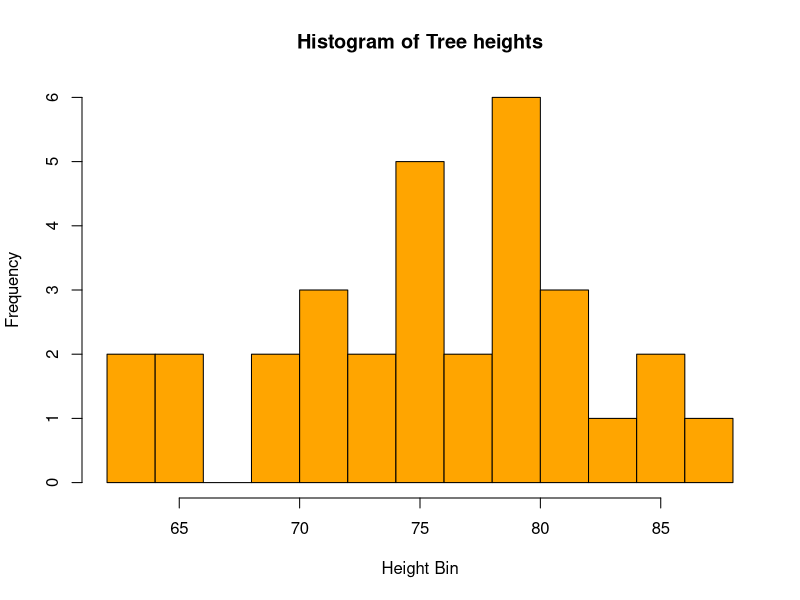
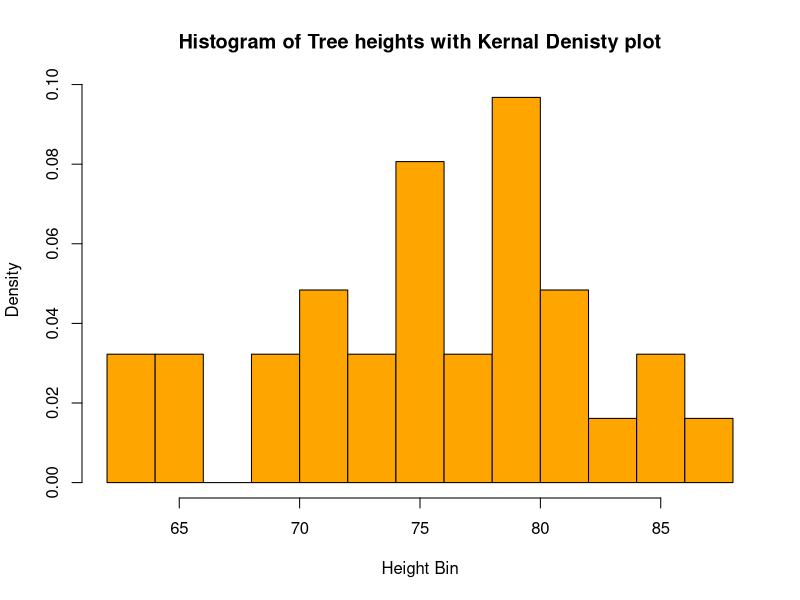
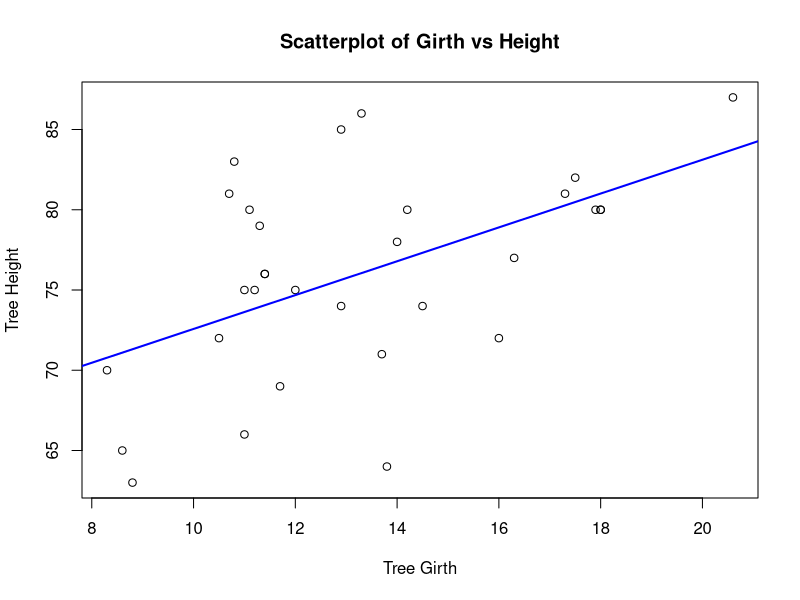
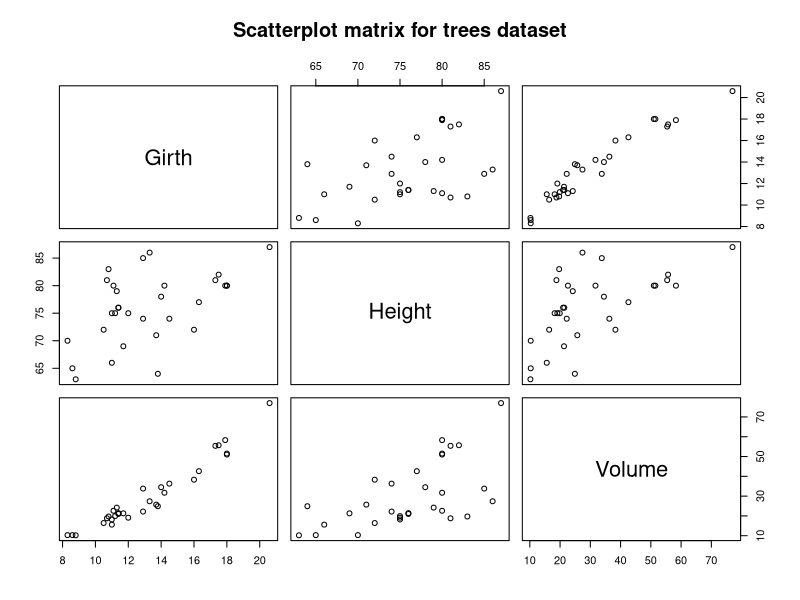
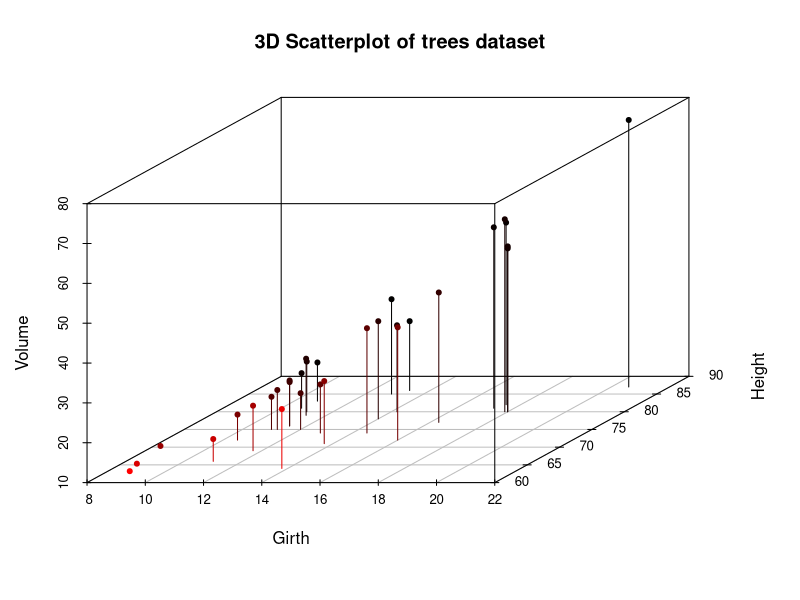
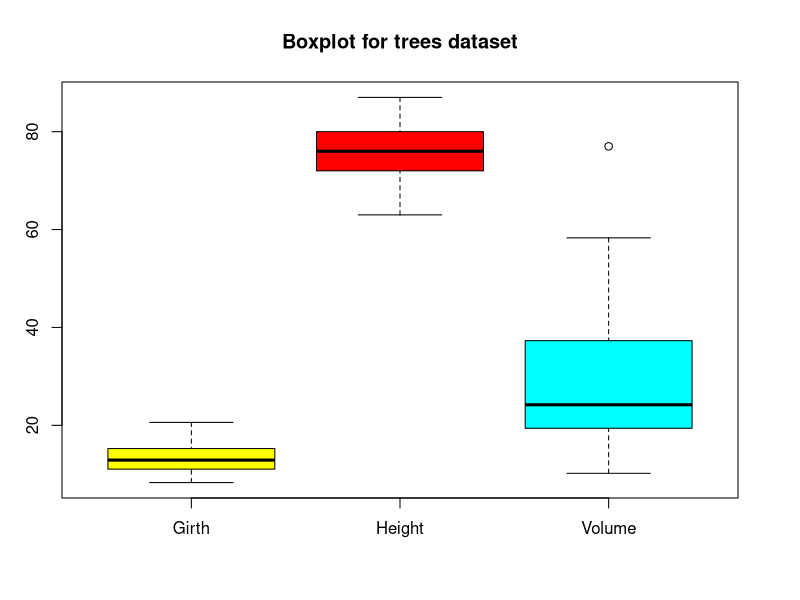
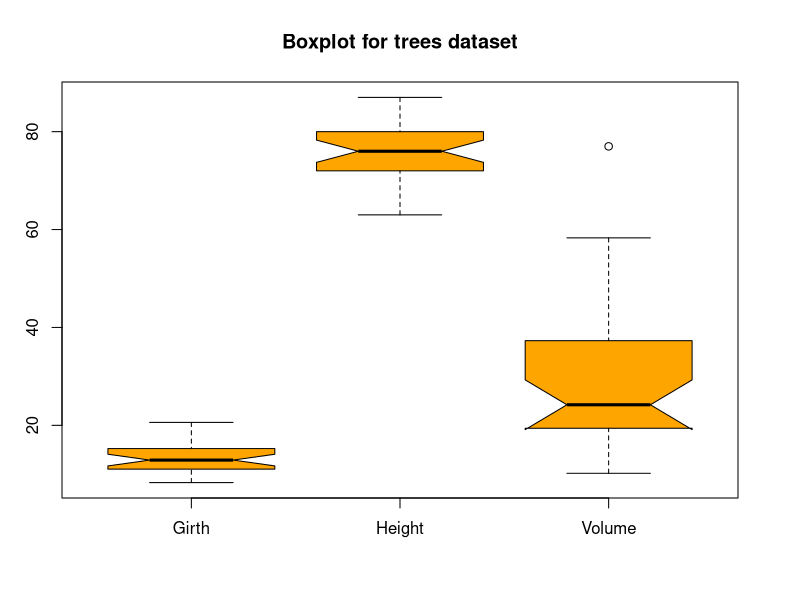
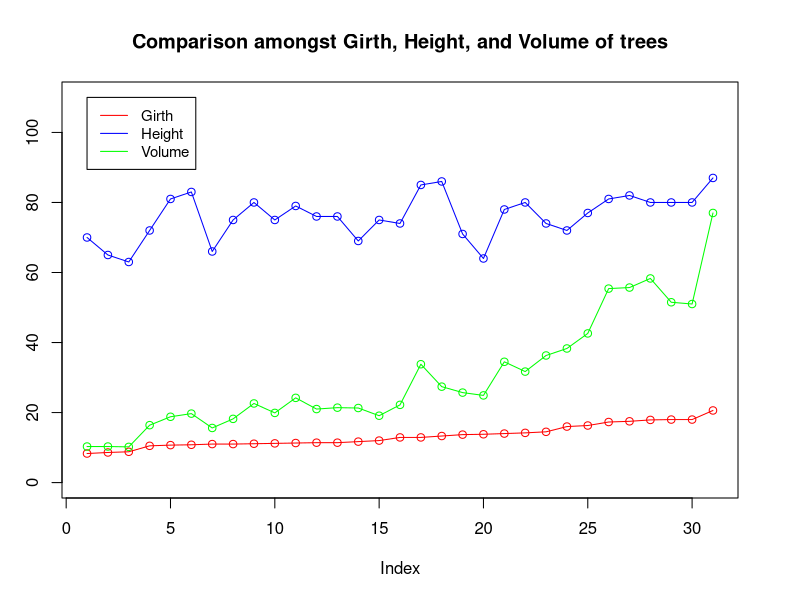

Here is the R script that generated these plots, in order:
hist(trees$Height, breaks = 10, col = "orange", main = "Histogram of Tree heights", xlab = "Height Bin")


hist(trees$Height, breaks = 10, col = "orange",  main = "Histogram of Tree heights with Kernal Denisty plot", xlab = "Height Bin", prob = TRUE)


attach(trees)
plot(Girth, Height, main = "Scatterplot of Girth vs Height", xlab = "Tree Girth", ylab = "Tree Height")
abline(lm(Height ~ Girth), col = "blue", lwd = 2)




pairs(trees, main = "Scatterplot matrix for trees dataset")

install.packages("scatterplot3d")

library(scatterplot3d)

attach(trees)
scatterplot3d(Girth, Height, Volume, pch = 20, highlight.3d = TRUE,
              type ="h", main = "3D Scatterplot of trees dataset")




















boxplot(trees, col = c("yellow", "red", "cyan"), main = "Boxplot for trees dataset")


boxplot(trees, col = "orange", notch = TRUE, main = "Boxplot for trees dataset")

plot(Girth, type = "o", col = "red", ylab = "", ylim = c(0, 110),
     main = "Comparison amongst Girth, Height, and Volume of trees")
lines(Height, type = "o", col = "blue")
lines(Volume, type = "o", col = "green")
legend(1, 110, legend = c("Girth", "Height", "Volume"),
        col = c("red", "blue", "green"), lty = 1:1, cex = 0.9)



attach(mtcars)
dotchart(disp, labels = row.names(mtcars), cex = 0.75,
 main = "Displacement for various Car Models", xlab = "Displacement in Cubic Inches")


x<- c(1,2,2,2,3,5,5,5,5,4)
c <-table(x)
c
x
barplot(c, space =1.0)


vol <- c(90,50,100,40,20)
pie(vol)
